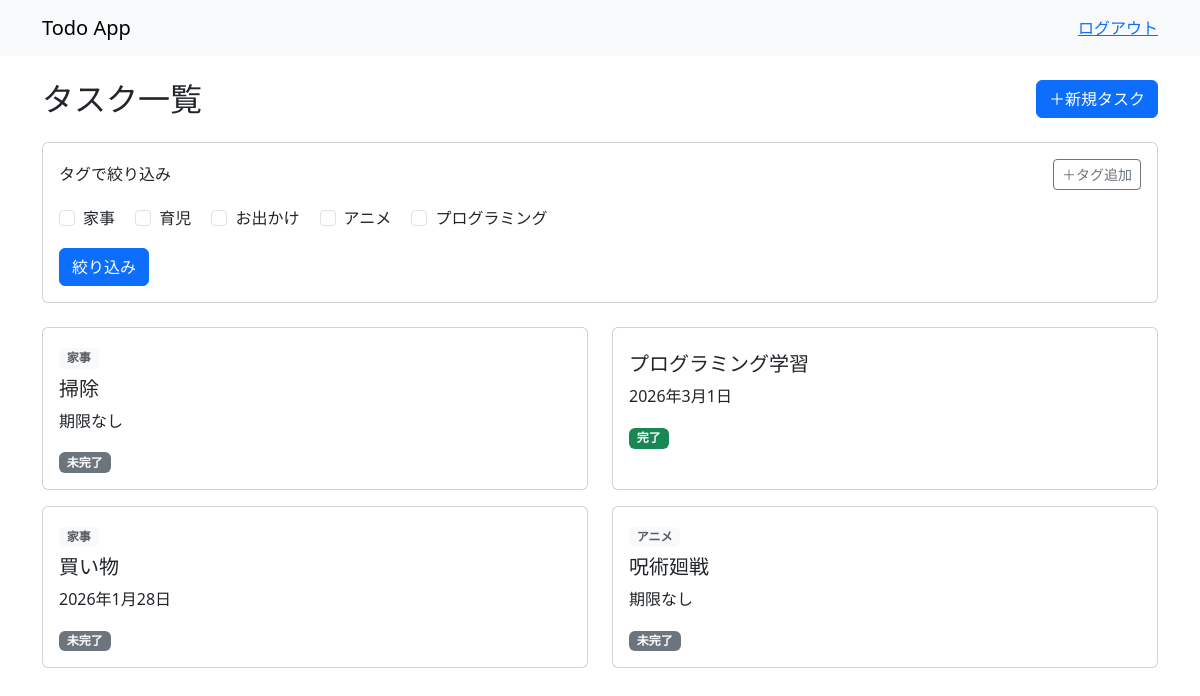
Screenshot of /todos/ (signed in) with the database file from the repository.
### todos/models.py (models this page shows, shortened)
class Tag(models.Model):
    user = models.ForeignKey(
        settings.AUTH_USER_MODEL,
        on_delete=models.CASCADE,
        related_name="tags",
        verbose_name="ユーザー",
    )
    name = models.CharField(max_length=50, verbose_name="タグ名")
    created_at = models.DateTimeField(auto_now_add=True)
    updated_at = models.DateTimeField(auto_now=True)
    class Meta:
        unique_together = ("user", "name")

class Todo(models.Model):
    user = models.ForeignKey(
        settings.AUTH_USER_MODEL,
        on_delete=models.CASCADE,
        related_name="todos",
        verbose_name="ユーザー",
    )
    title = models.CharField(max_length=100, verbose_name="タイトル")
    description = models.TextField(blank=True, null=True, verbose_name="詳細")
    due_date = models.DateField(blank=True, null=True, verbose_name="締切日")
    is_completed = models.BooleanField(default=False, verbose_name="完了")
    created_at = models.DateTimeField(auto_now_add=True)
    updated_at = models.DateTimeField(auto_now=True)
    tags = models.ManyToManyField(
        "Tag",
        blank=True,
        related_name="todos",
        verbose_name="タグ",
    )

### todos/views.py (the view)
# urls.py: path("", TodoListView.as_view(), name="todo_list"),
class TodoListView(LoginRequiredMixin, ListView):
    model = Todo
    template_name = "todos/todo_list.html"
    context_object_name = "todos"
    def get_queryset(self):
        queryset = Todo.objects.filter(user=self.request.user)
        tag_ids = self.request.GET.getlist("tag")
        if tag_ids:
            queryset = queryset.filter(tags__id__in=tag_ids).distinct()
        return queryset
    def get_context_data(self, **kwargs):
        context = super().get_context_data(**kwargs)
        context["all_tags"] = Tag.objects.filter(user=self.request.user)
        context["selected_tag_ids"] = self.request.GET.getlist("tag")
        return context

### templates/todos/todo_list.html (shortened to what this page needs)
{% extends 'base.html' %}
{% block content %}
<div class="container">
    <div class="d-flex justify-content-between align-items-center mb-4">
        <h2 class="mb-0">タスク一覧</h2>
        <a href="{% url 'todo_create'%}" class="btn btn-primary">＋新規タスク</a>
    </div>
    <div class="card mb-4">
        <div class="card-body">
            <div class="d-flex justify-content-between align-items-center mb-3">
                <h6 class="mb-0">タグで絞り込み</h6>
                <a href="{% url 'tag_create'%}" class="btn btn-sm btn-outline-secondary">＋タグ追加</a>
            </div>
            <form method="get">
                {% for tag in all_tags %}
                <div class="form-check form-check-inline">
                    <input
                    type="checkbox"
                    id="tag{{ tag.id }}"
                    {% comment %}
                    {% endcomment %}
                    class="form-check-input"
                    name="tag" value="{{ tag.id }}"
                    {% if tag.id|stringformat:"s" in selected_tag_ids %}checked{% endif %}>
                    <label class="form-check-label" for="tag{{ tag.id }}">
                        {{ tag.name }}
                    </label>
                </div>
                {% endfor %}
                <div class="mt-3">
                    <button type="submit" class="btn btn-primary">絞り込み</button>
                </div>
            </form>
        </div>
    </div>
    <div class="row">
        {% for todo in todos %}
        <div class="col-md-6 mb-3">
            <div class="card h-100 position-relative">
                <div class="card-body">
                    <div class="mb-2">
                        {% for tag in todo.tags.all %}
                            <span class="badge text-bg-light text-body-secondary me-1">
                                {{ tag.name }}
                            </span>
                        {% endfor %}
                    </div>
                    <h5 class="card-title">{{ todo.title }}</h5>
                    <p class="card-text">
                        {{ todo.due_date|default:"期限なし"}}
                    </p>
                    {% if todo.is_completed %}
                    <span class="badge text-bg-success">完了</span>
                    {% else %}
                    <span class="badge text-bg-secondary">未完了</span>
                    {% endif %}
                </div>
            </div>
        </div>
        {% endfor %}
    </div>
</div>
    {% endblock content %}

### rows the page displays
Tag: name "家事"
Tag: name "育児"
Tag: name "お出かけ"
Tag: name "アニメ"
Tag: name "プログラミング"
Todo: title "掃除", due_date "期限なし", is_completed "未完了"
Todo: title "プログラミング学習", due_date "2026年3月1日", is_completed "完了"
Todo: title "買い物", due_date "2026年1月28日", is_completed "未完了"
Todo: title "呪術廻戦", due_date "期限なし", is_completed "未完了"
